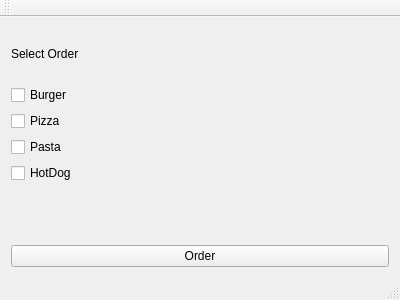
<?xml version="1.0" encoding="UTF-8"?>
<ui version="4.0">
 <class>MainWindow</class>
 <widget class="QMainWindow" name="MainWindow">
  <property name="geometry">
   <rect>
    <x>0</x>
    <y>0</y>
    <width>400</width>
    <height>300</height>
   </rect>
  </property>
  <property name="windowTitle">
   <string>MainWindow</string>
  </property>
  <widget class="QWidget" name="centralWidget">
   <layout class="QVBoxLayout" name="verticalLayout_4">
    <item>
     <layout class="QVBoxLayout" name="verticalLayout_3">
      <item>
       <layout class="QVBoxLayout" name="verticalLayout_2">
        <item>
         <widget class="QLabel" name="label_order">
          <property name="text">
           <string>Select Order</string>
          </property>
         </widget>
        </item>
        <item>
         <layout class="QVBoxLayout" name="verticalLayout">
          <item>
           <widget class="QCheckBox" name="checkBox_burger">
            <property name="text">
             <string>Burger</string>
            </property>
           </widget>
          </item>
          <item>
           <widget class="QCheckBox" name="checkBox_pizza">
            <property name="text">
             <string>Pizza</string>
            </property>
           </widget>
          </item>
          <item>
           <widget class="QCheckBox" name="checkBox_pasta">
            <property name="text">
             <string>Pasta</string>
            </property>
           </widget>
          </item>
          <item>
           <widget class="QCheckBox" name="checkBox_HotDog">
            <property name="text">
             <string>HotDog</string>
            </property>
           </widget>
          </item>
         </layout>
        </item>
        <item>
         <widget class="QLabel" name="label_message">
          <property name="text">
           <string/>
          </property>
         </widget>
        </item>
       </layout>
      </item>
      <item>
       <widget class="QPushButton" name="pushButton_order">
        <property name="text">
         <string>Order</string>
        </property>
       </widget>
      </item>
     </layout>
    </item>
   </layout>
  </widget>
  <widget class="QMenuBar" name="menuBar">
   <property name="geometry">
    <rect>
     <x>0</x>
     <y>0</y>
     <width>400</width>
     <height>22</height>
    </rect>
   </property>
  </widget>
  <widget class="QToolBar" name="mainToolBar">
   <attribute name="toolBarArea">
    <enum>TopToolBarArea</enum>
   </attribute>
   <attribute name="toolBarBreak">
    <bool>false</bool>
   </attribute>
  </widget>
  <widget class="QStatusBar" name="statusBar"/>
 </widget>
 <layoutdefault spacing="6" margin="11"/>
 <resources/>
 <connections/>
</ui>
